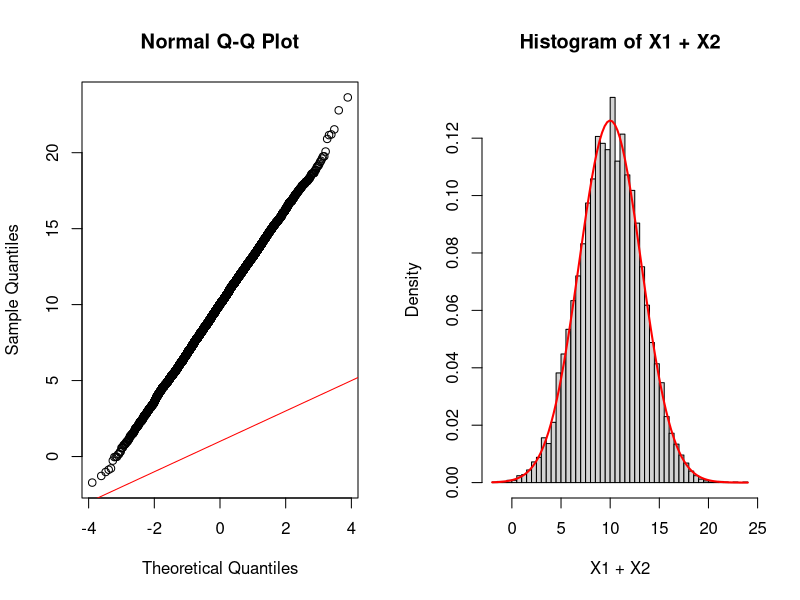
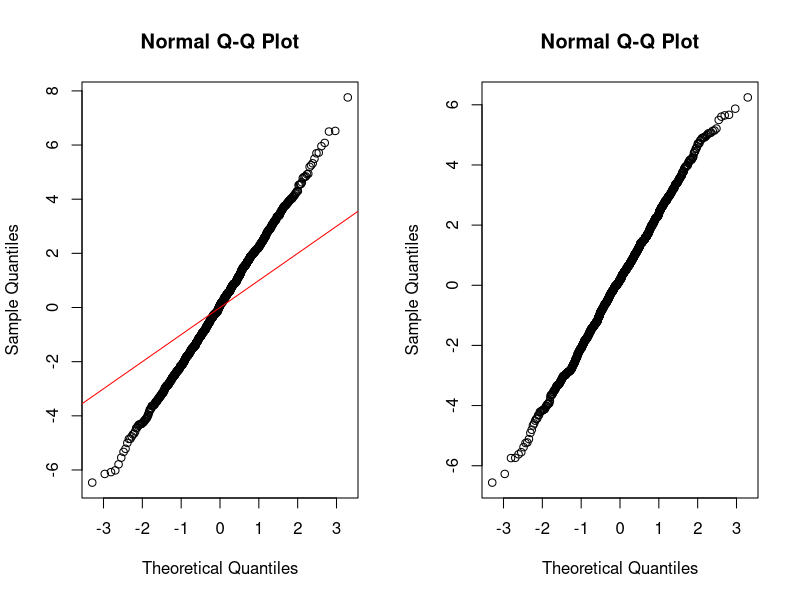
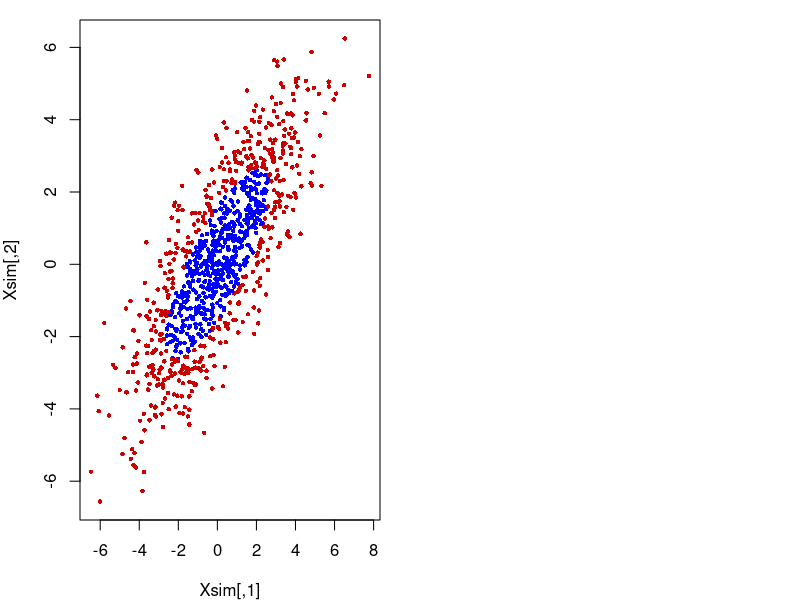
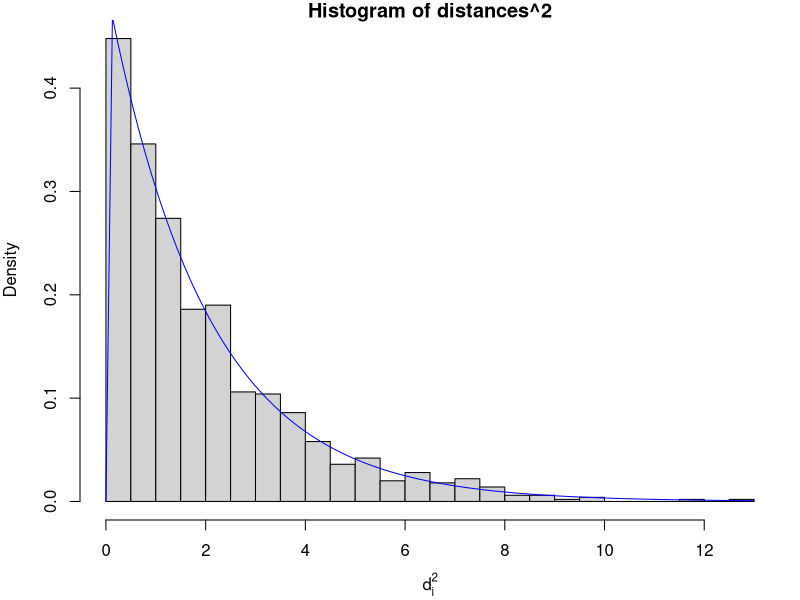
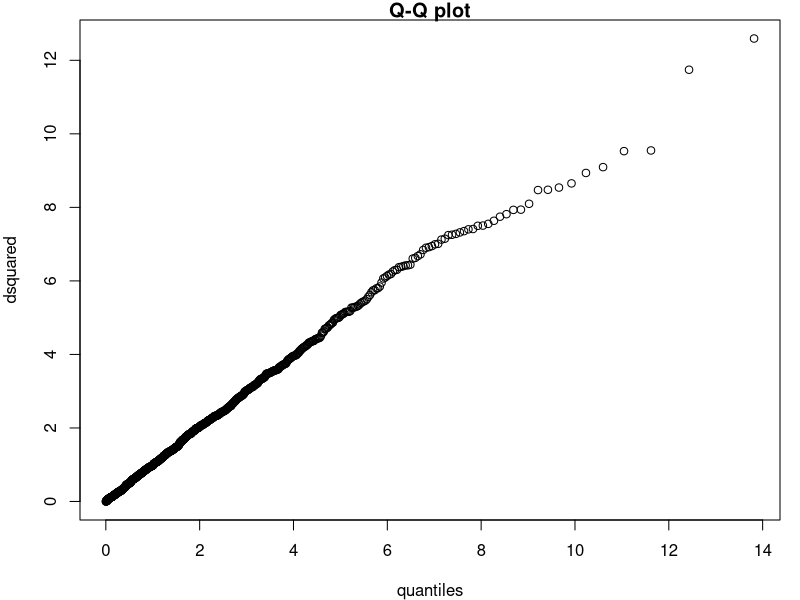

Write the R code that produced these figures, in order.
# Lab 2

# ---- Simulation ----
# simulation is used to check theoretical claims about data

set.seed(123) # can be any number but the same seed reproduces results

X1 <- rnorm(n = 100, mean =2, sd = 3)
X2 <- rnorm(n =100, mean = 8, sd = 1)

mean(X1 + X2)
var(X1 + X2)

# for more accurate results you can increase the sample size by bumping n

set.seed(111)

X1 <- rnorm(n = 10000, mean =2, sd =3)
X2 <- rnorm(n = 10000, mean =8, sd =1)

mean(X1 + X2)
var(X1 + X2)

# X1 + X2 is claimed to follow a normal distribution

par(mfrow = c(1, 2))

qqnorm(X1 + X2) # Q-Q plot so we are expecting this to be a straight line
abline(a =1, b = 1 , col = "red") # straight line to compare
# this may not be standadised that is why my gradient of the abline
# is wrong - think about what this should be

hist(X1 + X2, breaks = "FD", freq = F)
curve(dnorm(x, mean = 10, sd = sqrt(10)), col = "red", lwd=2, add = TRUE)

# ---- Multivariate Simulation ----

mu <- c(0,0)

Sigma <- c(5,4,4,5)

dim(Sigma) <- c(2,2) # this creates a 2x2 matrix from our vector

Sigma <- matrix(c(5, 4, 4, 5), nrow = 2, ncol = 2, byrow = TRUE)
# This also works

set.seed(456)

library("MASS")

Xsim <- mvrnorm(n =1, mu = mu, Sigma = Sigma) # this is 1 sample

Xsim <- mvrnorm(n =1000, mu = mu, Sigma = Sigma) # This is 1000 samples

# Each of the marginal distributions of a multivariate normal dist
# should be univariate normal.
# Check this using:

par(mfrow = c(1,2))

qqnorm(Xsim[,1])
abline(a = 0, b = 1, col = "red") # again think about the line choice here
qqnorm(Xsim[,2])


# ---- Mahalanobis distance ----

D <- function(X, mu, Sigma){
  sqrt(t(X - mu) %*% solve(Sigma) %*% (X - mu))
}

D(X = Xsim[1, ], mu = mu, Sigma = Sigma)

# sample size
n <- nrow(Xsim)

distances <- rep(NA, n)

for(i in 1:n){
  distances[i] <- D(X = Xsim[i,], mu = mu, Sigma = Sigma)
}

p <- ncol(Xsim)

q <- qchisq(0.95, df = p)

s <- ifelse(distances^2 < q, 1 , 0)

sum(s)/n

# visulisation of Mahalanobis distance
par(mar = c(4, 4, 1, 1))

q <- qchisq(0.5, df = p)

colour <- ifelse(distances^2 < q, "blue", "red3")

plot(Xsim, col = colour, pch = 16, cex = 0.6)

sum(colour == "blue")/n

# ---- Chi sq Q-Q plots ----

par(mfrow = c(1,1))

hist(distances^2,
     freq = FALSE,
     xlab = expression(d[i]^2),
     breaks = "FD"
)

p <- ncol(Xsim)

curve(dchisq(x, df =p), add = TRUE, col = "blue")

dsquared <- sort(distances^2)

n <- nrow(Xsim)

quantiles <- qchisq((1:n)/(n + 1), df = p)

plot(quantiles, dsquared, main = "Q-Q plot")
